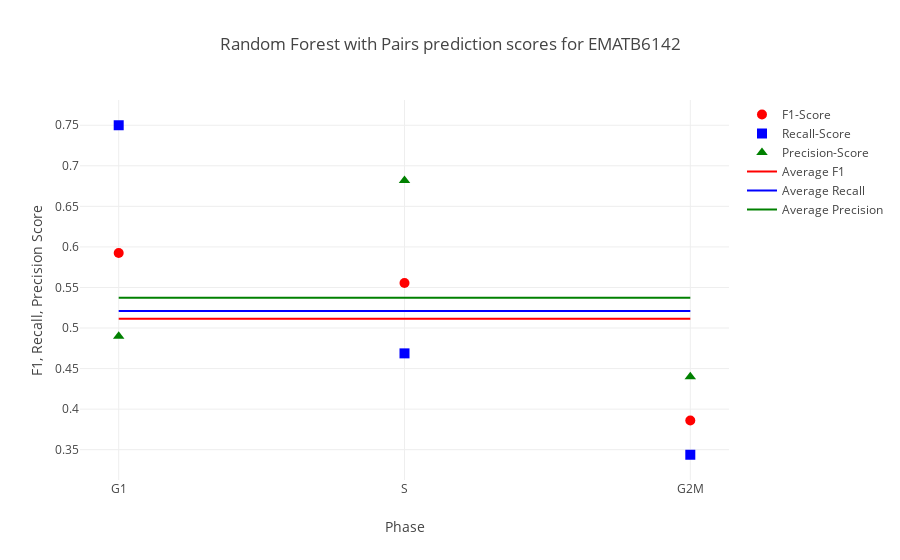

The notebook cell saved with this chart:
### Code cell
EMATB6142_rf_evaluation = helper.evaluate_prediction(EMATB6142_rf_prediction_table, EMATB6142_labels)
iplot(helper.plot_evaluation(*EMATB6142_rf_evaluation, xaxis=["G1","S","G2M"], xaxislbl="Phase", average=True, title="Random Forest with Pairs prediction scores for EMATB6142"))

### Figure 1 — Plotly figure (JSON) as saved in the notebook; plotly's stock layout.template omitted (floating-point values rounded to 4 significant figures)
{"data": [{"marker": {"color": "red", "size": 10, "symbol": "circle"}, "mode": "markers", "name": "F1-Score", "type": "scatter", "x": ["G1", "S", "G2M"], "y": [0.5926, 0.5556, 0.386]}, {"marker": {"color": "blue", "size": 10, "symbol": "square"}, "mode": "markers", "name": "Recall-Score", "type": "scatter", "x": ["G1", "S", "G2M"], "y": [0.75, 0.4688, 0.3438]}, {"marker": {"color": "green", "size": 10, "symbol": "triangle-up"}, "mode": "markers", "name": "Precision-Score", "type": "scatter", "x": ["G1", "S", "G2M"], "y": [0.4898, 0.6818, 0.44]}, {"marker": {"color": "red", "size": 10}, "mode": "lines", "name": "Average F1", "type": "scatter", "x": ["G1", "S", "G2M"], "y": [0.5114, 0.5114, 0.5114]}, {"marker": {"color": "blue", "size": 10}, "mode": "lines", "name": "Average Recall", "type": "scatter", "x": ["G1", "S", "G2M"], "y": [0.5208, 0.5208, 0.5208]}, {"marker": {"color": "green", "size": 10}, "mode": "lines", "name": "Average Precision", "type": "scatter", "x": ["G1", "S", "G2M"], "y": [0.5372, 0.5372, 0.5372]}], "layout": {"title": "Random Forest with Pairs prediction scores for EMATB6142", "xaxis": {"title": "Phase"}, "yaxis": {"title": "F1, Recall, Precision Score"}}}
